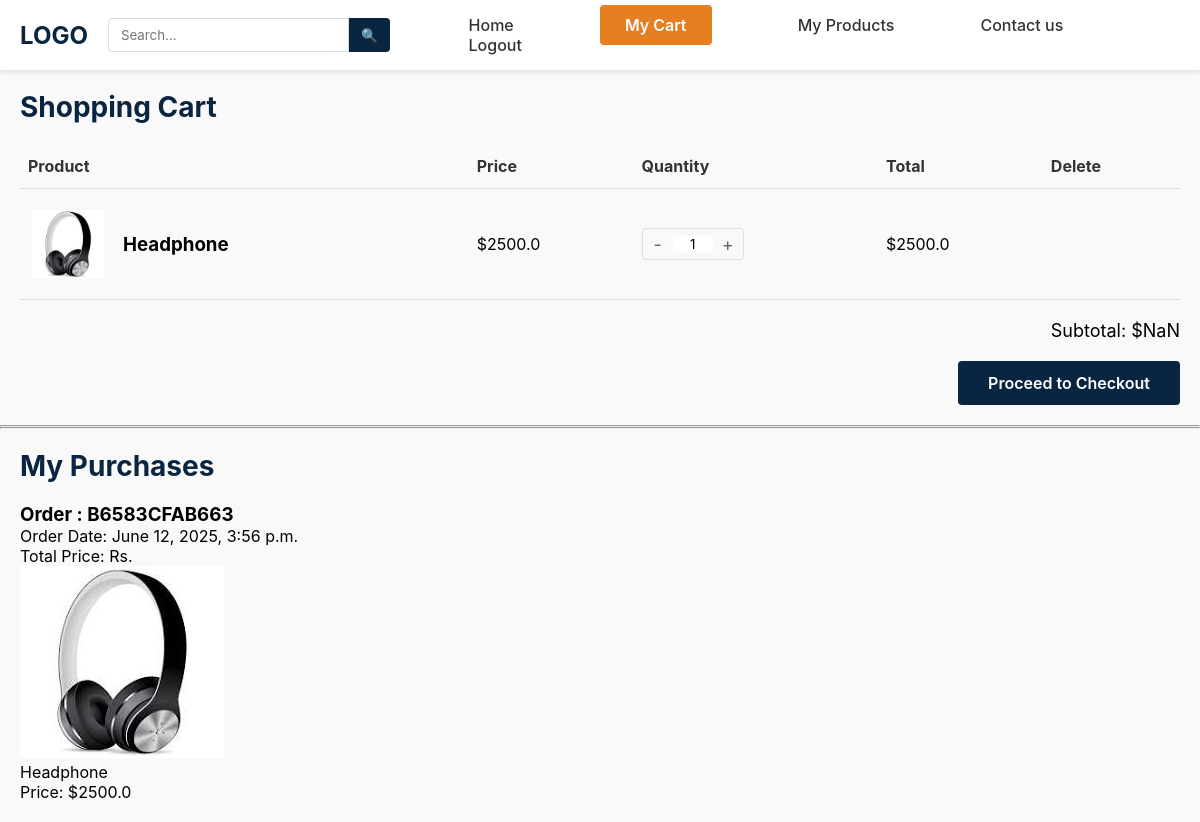
Page /cart/ (signed in) on the committed database.
### dashboard/models.py (models this page shows, shortened)
class Product(models.Model):
    class ProductType(models.TextChoices):
        CLOTHING = 'clothing', 'Clothing'
        ELECTRONICS = 'electronics', 'Electronics'
        ACCESSORIES = 'accessories', 'Accessories'
        FOOTWEAR = 'footwear', 'Footwear'
        WATCHES = 'watches', 'Watches'
        BAGS = 'bags', 'Bags'
        OTHER = 'other', 'Other'
    seller = models.ForeignKey(CustomUser, on_delete=models.CASCADE,related_name='products')
    name = models.CharField(max_length=64)
    brand = models.CharField(max_length=64)
    price = models.FloatField()
    main_image = models.ImageField(upload_to='product_images/')
    description = models.TextField()
    key_features = models.TextField()
    stock = models.IntegerField()
    category = models.CharField(max_length=64,choices=ProductType.choices,default=ProductType.OTHER)

class Order(models.Model):
    buyer = models.ForeignKey(CustomUser, on_delete=models.CASCADE, related_name='orders')
    products = models.ManyToManyField(Product, through=MiniOrder, related_name='orders')
    total_amount = models.FloatField()
    order_date = models.DateTimeField(auto_now_add=True)
    delivery_status = models.CharField(max_length=64, default='Pending')
    shipping_address = models.CharField(max_length=256)
    shipping_city = models.CharField(max_length=64)
    shipping_province = models.CharField(max_length=64)
    tracking_number = models.CharField(max_length=64, null=True, blank=True)
    delivery_date = models.DateTimeField(null=True, blank=True)
    payment_status = models.CharField(max_length=64, default='Pending')
    payment_method = models.CharField(max_length=64, default='Cash on Delivery')

### dashboard/views.py (the view)
# urls.py: path('cart/',views.cart,name='cart'),
@login_required(redirect_field_name='login')
def cart(request):
    try:
        cart_obj = get_object_or_404(Cart,user=request.user)
        products = cart_obj.products.all()
    except Exception as e:
        messages.error(request,str(e))
    return render(request, 'cart.html',{'products':products,'page':'cart','orders':Order.objects.filter(buyer=request.user).order_by('-order_date')})

### dashboard/templates/cart.html (shortened to what this page needs)
{% extends 'base.html' %}
{% load static %}
{% block maincontent %}
<main>
    <div class="cart-page" id="cartPage">
        <h1>Shopping Cart</h1>
        <div class="cart-container">
            <table class="cart-table">
                <thead>
                    <tr>
                        <th>Product</th>
                        <th>Price</th>
                        <th>Quantity</th>
                        <th>Total</th>
                        <th>Delete</th>
                    </tr>
                </thead>
                <tbody id="cartItems">
                    {% if products %}
                        {% for product in products %}
                            <tr>
                                <td class="cart-item" data-id="{{ product.id }}">
                                    <div class="cart-product">
                                        <div class="cart-product-image">
                                            <img src="{{ product.main_image.url }}" alt="{{ product.name }}">
                                        </div>
                                        <div>
                                            <h3>{{ product.name }}</h3>
                                        </div>
                                    </div>
                                </td>
                                <td>${{ product.price }}</td>
                                <td>
                                    <div class="quantity-control">
                                        <button class="quantity-btn decrease" data-id="{{ product.id }}" data-price="{{ product.price }}">-</button>
                                        <input type="text" class="quantity-input" id="product-count-{{ product.id }}" value="1" readonly>
                                        <button class="quantity-btn increase" data-id="{{ product.id }}" data-price="{{ product.price }}">+</button>
                                    </div>
                                </td>
                                <td id="product-price-{{ product.id }}" class="all-prices">${{ product.price }}</td>
                                <td>
                                </td>
                            </tr>
                            {% empty %}
                            <tr colspan="3">Empty Cart</tr>
                        {% endfor %}
                    {% endif %}
                </tbody>
            </table>
        </div>
        <div class="cart-summary">
            <p class="subtotal">Subtotal: <span id="cartSubtotal">$0.00</span></p>
            <button class="checkout-btn" id="checkout-btn">Proceed to Checkout</button>
        </div>
    </div>
<hr><hr>
    <div class="my-purchase">
        <h1>My Purchases</h1>
        <div class="purchase-container">
            {% if orders %}
                {% for order in orders %}
                    <div class="purchase-item">
                        <div class="purchase-details">
                            <h3>Order : {{ order.tracking_number }}</h3>
                            <p>Order Date: {{ order.order_date }}</p>
                            <p>Total Price: Rs.{{ order.total }}</p>
                        </div>
                        <div class="purchase-products">
                            {% for product in order.products.all %}
                                <div class="purchase-product">
                                    <img src="{{ product.main_image.url }}" alt="{{ product.name }}">
                                    <p>{{ product.name }}</p>
                                    <p>Price: ${{ product.price }}</p>
                                </div>
                            {% endfor %}
                        </div>
                    </div>
                {% endfor %}
            {% else %}
                <p>No purchases found.</p>
            {% endif %}
        </div>
    </div>
</main>
{% endblock %}

### static/dashboard/css/dashboard.css (style rules this page uses)
* { margin: 0; padding: 0; box-sizing: border-box; font-family: -apple-system, BlinkMacSystemFont, 'Segoe UI', Roboto, Oxygen, Ubuntu, Cantarell, 'Open Sans', 'Helvetica Neue', sans-serif; }
body { background-color: #f9f9f9; }
img { object-fit: cover; max-width: 100%; height: auto; }
.cart-page ,.my-purchase { display: block; padding: 20px; }
.cart-page h1 , .my-purchase h1 { font-size: 28px; color: #0a2540; margin-bottom: 20px; }
.cart-table { width: 100%; border-collapse: collapse; }
.cart-table th { text-align: left; padding: 12px 8px; border-bottom: 1px solid #ddd; color: #333; }
.cart-table td { padding: 15px 8px; border-bottom: 1px solid #ddd; }
.cart-product { display: flex; align-items: center; }
.cart-product-image { width: 80px; height: 80px; background-color: #f9f9f9; display: flex; align-items: center; justify-content: center; margin-right: 15px; border-radius: 4px; }
.cart-product-image img { max-width: 90%; max-height: 90%; }
.quantity-control { display: flex; align-items: center; border: 1px solid #ddd; border-radius: 4px; width: fit-content; }
.quantity-btn { background: none; border: none; width: 30px; height: 30px; font-size: 18px; cursor: pointer; color: #666; }
.quantity-input { width: 40px; text-align: center; border: none; outline: none; }
.cart-summary { margin-top: 20px; text-align: right; }
.subtotal { font-size: 18px; margin-bottom: 20px; }
.checkout-btn { background-color: #0a2540; color: white; padding: 12px 30px; border: none; border-radius: 4px; font-size: 16px; font-weight: 600; cursor: pointer; transition: background-color 0.3s; }

### rows in the picture
Product: main_image (picture), name "Headphone", price "2500.0"
Order: tracking_number "B6583CFAB663", order_date "June 12, 2025, 3:56 p.m."
